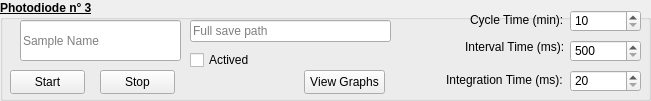
  <widget class="QGroupBox" name="Photodiode_3">
   <property name="geometry">
    <rect>
     <x>20</x>
     <y>250</y>
     <width>651</width>
     <height>101</height>
    </rect>
   </property>
   <property name="font">
    <font>
     <pointsize>9</pointsize>
     <italic>false</italic>
     <bold>true</bold>
     <underline>true</underline>
     <stylestrategy>PreferDefault</stylestrategy>
     <hintingpreference>PreferVerticalHinting</hintingpreference>
    </font>
   </property>
   <property name="accessibleName">
    <string>Photodiode3</string>
   </property>
   <property name="accessibleDescription">
    <string>Photodiode3</string>
   </property>
   <property name="title">
    <string>Photodiode n° 3</string>
   </property>
   <property name="flat">
    <bool>false</bool>
   </property>
   <property name="checkable">
    <bool>false</bool>
   </property>
   <widget class="QLineEdit" name="SavePh3">
    <property name="geometry">
     <rect>
      <x>190</x>
      <y>20</y>
      <width>201</width>
      <height>22</height>
     </rect>
    </property>
    <property name="font">
     <font>
      <pointsize>9</pointsize>
      <italic>false</italic>
      <bold>false</bold>
      <underline>false</underline>
      <stylestrategy>PreferDefault</stylestrategy>
      <kerning>false</kerning>
      <hintingpreference>PreferFullHinting</hintingpreference>
     </font>
    </property>
    <property name="accessibleName">
     <string>SavePh3</string>
    </property>
    <property name="accessibleDescription">
     <string>SavePh3</string>
    </property>
    <property name="text">
     <string/>
    </property>
    <property name="placeholderText">
     <string>Full save path</string>
    </property>
   </widget>
   <widget class="QLineEdit" name="SamplePh3">
    <property name="geometry">
     <rect>
      <x>20</x>
      <y>20</y>
      <width>161</width>
      <height>41</height>
     </rect>
    </property>
    <property name="font">
     <font>
      <pointsize>9</pointsize>
      <italic>false</italic>
      <bold>false</bold>
      <underline>false</underline>
      <stylestrategy>PreferDefault</stylestrategy>
      <kerning>false</kerning>
      <hintingpreference>PreferFullHinting</hintingpreference>
     </font>
    </property>
    <property name="accessibleName">
     <string>SamplePh3</string>
    </property>
    <property name="accessibleDescription">
     <string>SamplePh3</string>
    </property>
    <property name="placeholderText">
     <string>Sample Name</string>
    </property>
   </widget>
   <widget class="QLabel" name="CycleTime_3">
    <property name="geometry">
     <rect>
      <x>470</x>
      <y>10</y>
      <width>95</width>
      <height>20</height>
     </rect>
    </property>
    <property name="font">
     <font>
      <pointsize>9</pointsize>
      <italic>false</italic>
      <bold>false</bold>
      <underline>false</underline>
      <stylestrategy>PreferDefault</stylestrategy>
      <kerning>true</kerning>
      <hintingpreference>PreferFullHinting</hintingpreference>
     </font>
    </property>
    <property name="accessibleName">
     <string>CycleTime</string>
    </property>
    <property name="accessibleDescription">
     <string>CycleTime</string>
    </property>
    <property name="text">
     <string>Cycle Time (min):</string>
    </property>
   </widget>
   <widget class="QLabel" name="IntervalTime_3">
    <property name="geometry">
     <rect>
      <x>465</x>
      <y>40</y>
      <width>100</width>
      <height>20</height>
     </rect>
    </property>
    <property name="font">
     <font>
      <pointsize>9</pointsize>
      <italic>false</italic>
      <bold>false</bold>
      <underline>false</underline>
      <stylestrategy>PreferDefault</stylestrategy>
      <kerning>true</kerning>
      <hintingpreference>PreferFullHinting</hintingpreference>
     </font>
    </property>
    <property name="accessibleName">
     <string>IntervalTime</string>
    </property>
    <property name="accessibleDescription">
     <string>IntervalTime</string>
    </property>
    <property name="text">
     <string>Interval Time (ms):</string>
    </property>
    <property name="alignment">
     <set>Qt::AlignLeading|Qt::AlignLeft|Qt::AlignTop</set>
    </property>
   </widget>
   <widget class="QLabel" name="IntegrationTime_3">
    <property name="geometry">
     <rect>
      <x>446</x>
      <y>70</y>
      <width>118</width>
      <height>20</height>
     </rect>
    </property>
    <property name="font">
     <font>
      <pointsize>9</pointsize>
      <italic>false</italic>
      <bold>false</bold>
      <underline>false</underline>
      <stylestrategy>PreferDefault</stylestrategy>
      <hintingpreference>PreferFullHinting</hintingpreference>
     </font>
    </property>
    <property name="accessibleName">
     <string>IntegationTime</string>
    </property>
    <property name="accessibleDescription">
     <string>IntegrationTime</string>
    </property>
    <property name="text">
     <string>Integration Time (ms):</string>
    </property>
   </widget>
   <widget class="QSpinBox" name="CycleTimePh3">
    <property name="geometry">
     <rect>
      <x>570</x>
      <y>10</y>
      <width>71</width>
      <height>22</height>
     </rect>
    </property>
    <property name="font">
     <font>
      <pointsize>9</pointsize>
      <italic>false</italic>
      <bold>false</bold>
      <underline>false</underline>
      <stylestrategy>PreferDefault</stylestrategy>
      <hintingpreference>PreferVerticalHinting</hintingpreference>
     </font>
    </property>
    <property name="accessibleName">
     <string>CycleTimePh3</string>
    </property>
    <property name="accessibleDescription">
     <string>CycleTimePh3</string>
    </property>
    <property name="minimum">
     <number>10</number>
    </property>
    <property name="maximum">
     <number>40000</number>
    </property>
    <property name="singleStep">
     <number>10</number>
    </property>
    <property name="value">
     <number>10</number>
    </property>
   </widget>
   <widget class="QSpinBox" name="IntervalTimePh3">
    <property name="geometry">
     <rect>
      <x>570</x>
      <y>40</y>
      <width>71</width>
      <height>22</height>
     </rect>
    </property>
    <property name="font">
     <font>
      <pointsize>9</pointsize>
      <italic>false</italic>
      <bold>false</bold>
      <underline>false</underline>
      <stylestrategy>PreferDefault</stylestrategy>
      <hintingpreference>PreferVerticalHinting</hintingpreference>
     </font>
    </property>
    <property name="accessibleName">
     <string>IntervalTimePh3</string>
    </property>
    <property name="accessibleDescription">
     <string>IntervalTimePh3</string>
    </property>
    <property name="minimum">
     <number>500</number>
    </property>
    <property name="maximum">
     <number>600000</number>
    </property>
    <property name="singleStep">
     <number>100</number>
    </property>
   </widget>
   <widget class="QSpinBox" name="IntegrationTimePh3">
    <property name="geometry">
     <rect>
      <x>570</x>
      <y>70</y>
      <width>71</width>
      <height>22</height>
     </rect>
    </property>
    <property name="font">
     <font>
      <pointsize>9</pointsize>
      <italic>false</italic>
      <bold>false</bold>
      <underline>false</underline>
      <stylestrategy>PreferDefault</stylestrategy>
      <hintingpreference>PreferVerticalHinting</hintingpreference>
     </font>
    </property>
    <property name="accessibleName">
     <string>IntegrationTimePh3</string>
    </property>
    <property name="accessibleDescription">
     <string>IntegrationTimePh3</string>
    </property>
    <property name="minimum">
     <number>20</number>
    </property>
    <property name="maximum">
     <number>3000</number>
    </property>
    <property name="singleStep">
     <number>50</number>
    </property>
   </widget>
   <widget class="QPushButton" name="GraphsPh3">
    <property name="geometry">
     <rect>
      <x>304</x>
      <y>70</y>
      <width>81</width>
      <height>24</height>
     </rect>
    </property>
    <property name="font">
     <font>
      <pointsize>9</pointsize>
      <italic>false</italic>
      <bold>false</bold>
      <underline>false</underline>
      <stylestrategy>PreferDefault</stylestrategy>
      <kerning>false</kerning>
      <hintingpreference>PreferFullHinting</hintingpreference>
     </font>
    </property>
    <property name="accessibleName">
     <string>GraphsPh3</string>
    </property>
    <property name="accessibleDescription">
     <string>GraphsPh3</string>
    </property>
    <property name="text">
     <string>View Graphs</string>
    </property>
   </widget>
   <widget class="QPushButton" name="StartPh3">
    <property name="geometry">
     <rect>
      <x>10</x>
      <y>70</y>
      <width>75</width>
      <height>24</height>
     </rect>
    </property>
    <property name="font">
     <font>
      <pointsize>9</pointsize>
      <italic>false</italic>
      <bold>false</bold>
      <underline>false</underline>
      <stylestrategy>PreferDefault</stylestrategy>
      <hintingpreference>PreferFullHinting</hintingpreference>
     </font>
    </property>
    <property name="accessibleName">
     <string>StartPh3</string>
    </property>
    <property name="accessibleDescription">
     <string>StartPh3</string>
    </property>
    <property name="text">
     <string>Start</string>
    </property>
   </widget>
   <widget class="QCheckBox" name="ActivedPh3">
    <property name="geometry">
     <rect>
      <x>190</x>
      <y>50</y>
      <width>76</width>
      <height>20</height>
     </rect>
    </property>
    <property name="font">
     <font>
      <pointsize>9</pointsize>
      <italic>false</italic>
      <bold>false</bold>
      <underline>false</underline>
      <stylestrategy>PreferDefault</stylestrategy>
      <kerning>false</kerning>
      <hintingpreference>PreferFullHinting</hintingpreference>
     </font>
    </property>
    <property name="accessibleName">
     <string>ActivedPh3</string>
    </property>
    <property name="accessibleDescription">
     <string>ActivedPh3</string>
    </property>
    <property name="text">
     <string>Actived</string>
    </property>
   </widget>
   <widget class="QPushButton" name="StopPh3">
    <property name="geometry">
     <rect>
      <x>100</x>
      <y>70</y>
      <width>75</width>
      <height>24</height>
     </rect>
    </property>
    <property name="font">
     <font>
      <pointsize>9</pointsize>
      <italic>false</italic>
      <bold>false</bold>
      <underline>false</underline>
      <stylestrategy>PreferDefault</stylestrategy>
      <kerning>false</kerning>
      <hintingpreference>PreferFullHinting</hintingpreference>
     </font>
    </property>
    <property name="accessibleName">
     <string>StopPh3</string>
    </property>
    <property name="accessibleDescription">
     <string>StopPh3</string>
    </property>
    <property name="text">
     <string>Stop</string>
    </property>
   </widget>
  </widget>
